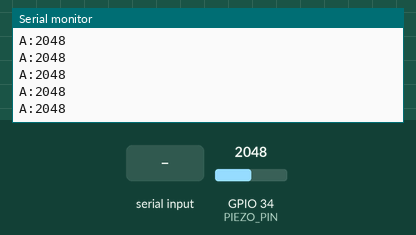
Bench run of a sketch on a simulated ESP32. Shown: the last lines printed to the serial monitor. Inputs (shaded band) come from the test bench; at power-on: GPIO 34 (PIEZO_PIN) = 2048. WiFi joins after 1.5 s; servers stay silent unless stated.

Above: at 1.4 s.
1.5 s: GPIO 34 (PIEZO_PIN) set to 2866
At 2.3 s:
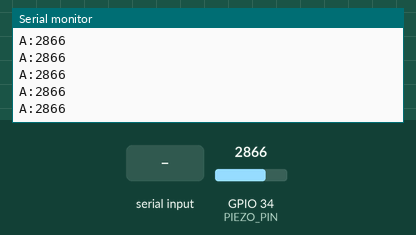
3.2 s: "CALIB\n" received over Serial
4.7 s: GPIO 34 (PIEZO_PIN) set to 3603
At 5.2 s:
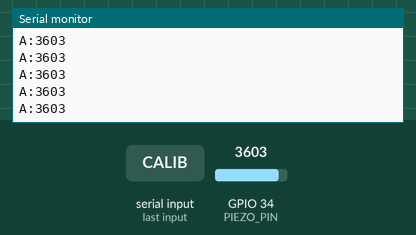
Timing chart, 0 to 7.7 s (numbered marks = the images above; inputs shaded):
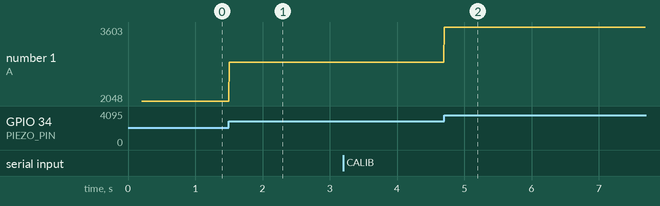

The sketch:

volter_prime_piezo.ino
```cpp
/*
 * ==============================================================================
 * BATTLEBOT TELEMETRY - VOLTER PRIME PIEZO WIRELESS SYSTEM (WI-FI + USB)
 * ==============================================================================
 * 1. Wireless Communication:
 *    - Mode 1: Robot Hotspot (AP Mode) -> Creates Wi-Fi "VOLTER_PRIME_ARENA"
 *              Connect your laptop/phone to this Wi-Fi! No cables needed!
 *    - Mode 2: Station Mode (STA) -> Connects to arena router/phone hotspot.
 *    - Protocol: Ultra-low-latency UDP Broadcast on port 41234 (<1ms latency).
 *    - Dual-Link: Simultaneously transmits over USB Serial AND Wi-Fi!
 * 2. Piezo Sensor Logic (Unchanged & Calibrated):
 *    - Pin: GPIO 34 (ADC1_CH6) with ADC_0db (3x sensitivity boost)
 *    - Sampling Rate: 40,000+ reads/sec (Continuous zero-delay loop)
 *    - 15ms Peak Latch Window for mechanical shockwaves
 *    - Dynamic Rolling Baseline Tracking (~440 ADC)
 *    - Small Damage (-1 HP): Net spike >= +350 ADC (Peak >= 850 ADC)
 *    - Critical Smash (-3 HP): Net spike >= +1100 ADC (Peak >= 1600 ADC)
 *    - Debounce Cooldown: 250ms refractory period
 * ==============================================================================
 */

#include <WiFi.h>
#include <WiFiUdp.h>

// ==========================================
// WI-FI CONFIGURATION
// ==========================================
// Set to 'true' to have the Robot generate its own Wi-Fi Hotspot (Recommended for Arena!)
// Set to 'false' to connect to an existing Wi-Fi router / mobile hotspot
#define USE_ROBOT_HOTSPOT true

// Hotspot Settings (Robot creates this Wi-Fi network)
#define AP_SSID "VOLTER_PRIME_ARENA"
#define AP_PASS "volter1234"      // Minimum 8 characters for WPA2 (or "" for open network)

// Station Settings (If USE_ROBOT_HOTSPOT is false)
#define STA_SSID "YOUR_WIFI_NAME"
#define STA_PASS "YOUR_WIFI_PASSWORD"

#define UDP_PORT 41234
#define BAUD_RATE 115200

// ==========================================
// PIEZO SENSOR CONFIGURATION (UNCHANGED)
// ==========================================
#define PIEZO_PIN 34              // ESP32 Analog Input Pin (ADC1)
#define IMPACT_WINDOW_MS 15       // 15ms shockwave integration window to capture true peak
#define HIT_COOLDOWN_MS 250       // 250ms debounce between discrete hammer strikes
#define TELEMETRY_STREAM_MS 10    // 100 updates per second stream (10ms interval)

// Calibrated impact deltas above baseline
#define NET_SMALL_DELTA 350       // +350 ADC above resting baseline (e.g. 440 + 350 = 790 ADC)
#define NET_CRIT_DELTA  1100      // +1100 ADC above resting baseline (e.g. 440 + 1100 = 1540 ADC)

// State variables
float rollingBaseline = 440.0;    // Auto-calibrating resting baseline
bool isCapturingImpact = false;
unsigned long impactStartTime = 0;
int impactWindowMax = 0;
unsigned long lastRegisteredHitTime = 0;
unsigned long lastStreamTime = 0;
int streamPeak = 0;

// Wi-Fi Objects
WiFiUDP udp;
bool wifiActive = false;
IPAddress broadcastIp(192, 168, 4, 255);

void initWiFi() {
  if (USE_ROBOT_HOTSPOT) {
    // Mode 1: Create Wi-Fi Hotspot on Robot
    WiFi.mode(WIFI_AP);
    bool apSuccess = (strlen(AP_PASS) >= 8) ? WiFi.softAP(AP_SSID, AP_PASS) : WiFi.softAP(AP_SSID);
    delay(100);
    IPAddress myIP = WiFi.softAPIP();
    broadcastIp = IPAddress(192, 168, 4, 255);
    wifiActive = true;
    udp.begin(UDP_PORT);

    Serial.println("==================================================");
    Serial.println(">>> ROBOT WI-FI ACCESS POINT ACTIVE <<<");
    Serial.print(">>> SSID: "); Serial.println(AP_SSID);
    Serial.print(">>> PASS: "); Serial.println(strlen(AP_PASS) >= 8 ? AP_PASS : "(Open Network)");
    Serial.print(">>> ROBOT IP: "); Serial.println(myIP);
    Serial.print(">>> BROADCAST IP: "); Serial.println(broadcastIp);
    Serial.print(">>> UDP PORT: "); Serial.println(UDP_PORT);
    Serial.println("==================================================");
  } else {
    // Mode 2: Connect to Existing Wi-Fi
    WiFi.mode(WIFI_STA);
    WiFi.begin(STA_SSID, STA_PASS);
    Serial.print("Connecting to Wi-Fi: ");
    Serial.println(STA_SSID);
    int retries = 0;
    while (WiFi.status() != WL_CONNECTED && retries < 20) {
      delay(250);
      Serial.print(".");
      retries++;
    }
    if (WiFi.status() == WL_CONNECTED) {
      wifiActive = true;
      broadcastIp = IPAddress(255, 255, 255, 255);
      udp.begin(UDP_PORT);
      Serial.println("\n>>> WI-FI CONNECTED! <<<");
      Serial.print(">>> IP Address: "); Serial.println(WiFi.localIP());
    } else {
      Serial.println("\n>>> Wi-Fi connection timed out. Starting Hotspot fallback... <<<");
      WiFi.mode(WIFI_AP);
      WiFi.softAP(AP_SSID, AP_PASS);
      broadcastIp = IPAddress(192, 168, 4, 255);
      wifiActive = true;
      udp.begin(UDP_PORT);
    }
  }
}

// Transmit packet over BOTH Serial (USB) and Wi-Fi UDP (Wireless)
void transmitTelemetry(const char* prefix, int val) {
  char msg[32];
  snprintf(msg, sizeof(msg), "%s:%d", prefix, val);

  // 1. USB Serial Output (if connected)
  Serial.println(msg);

  // 2. Wireless UDP Output
  if (wifiActive) {
    udp.beginPacket(broadcastIp, UDP_PORT);
    udp.println(msg);
    udp.endPacket();
  }
}

void setup() {
  Serial.begin(BAUD_RATE);
  pinMode(PIEZO_PIN, INPUT);

  // 0dB attenuation gives 3x hardware sensitivity boost (0 - 1.1V range on ESP32)
  #if defined(ESP32)
    analogSetAttenuation(ADC_0db);
  #endif

  // Initial calibration: sample 200 times to seed baseline
  long sum = 0;
  for (int i = 0; i < 200; i++) {
    sum += analogRead(PIEZO_PIN);
    delayMicroseconds(250);
  }
  rollingBaseline = (float)sum / 200.0;

  Serial.println("==================================================");
  Serial.println(">>> VOLTER PRIME HIGH-PRECISION IMPACT SYSTEM <<<");
  Serial.print(">>> CALIBRATED BASELINE: ");
  Serial.print((int)rollingBaseline);
  Serial.print(" ADC | BAUD: ");
  Serial.println(BAUD_RATE);
  Serial.println("==================================================");

  // Start Wireless Wi-Fi Link
  initWiFi();
}

void loop() {
  unsigned long now = millis();

  // 1. Ultra-fast ADC sampling (takes ~9.5 microseconds per read)
  int rawValue = analogRead(PIEZO_PIN);

  // Track peak for high-frequency oscilloscope stream
  if (rawValue > streamPeak) {
    streamPeak = rawValue;
  }

  // 2. Slow-moving rolling baseline tracking during quiet periods
  if (!isCapturingImpact && rawValue < (int)(rollingBaseline + 100)) {
    rollingBaseline = (rollingBaseline * 127.0 + rawValue) / 128.0;
  }

  int netDelta = rawValue - (int)rollingBaseline;

  // 3. Impact Detection & 15ms Window Peak Latch (Unchanged sensor logic)
  if (!isCapturingImpact) {
    // Check if real shockwave starts and cooldown has passed
    if (netDelta >= NET_SMALL_DELTA && (now - lastRegisteredHitTime > HIT_COOLDOWN_MS)) {
      isCapturingImpact = true;
      impactStartTime = now;
      impactWindowMax = rawValue;
    }
  } else {
    // Inside the 15ms impact window: latch the absolute highest mechanical shockwave peak!
    if (rawValue > impactWindowMax) {
      impactWindowMax = rawValue;
    }

    // Check if the 15ms window has completed
    if (now - impactStartTime >= IMPACT_WINDOW_MS) {
      isCapturingImpact = false;
      int truePeak = impactWindowMax;
      int netPeak = truePeak - (int)rollingBaseline;

      // Only evaluate and register if it ACTUALLY qualifies as a real impact strike
      if (netPeak >= NET_CRIT_DELTA || truePeak >= 1600) {
        // CRITICAL SMASH (-3 HP)
        lastRegisteredHitTime = now;
        transmitTelemetry("C", truePeak);
      } else if (netPeak >= NET_SMALL_DELTA || truePeak >= 850) {
        // SMALL DAMAGE (-1 HP)
        lastRegisteredHitTime = now;
        transmitTelemetry("S", truePeak);
      }

      streamPeak = 0;
    }
  }

  // 4. High-frequency continuous stream for oscilloscope (100 updates/sec)
  if (now - lastStreamTime >= TELEMETRY_STREAM_MS) {
    lastStreamTime = now;
    int sendVal = (streamPeak > 0) ? streamPeak : rawValue;

    // Fast compact packet
    transmitTelemetry("A", sendVal);

    streamPeak = 0;
  }

  // 5. Dynamic command listener from USB serial or Wi-Fi UDP
  if (Serial.available() > 0) {
    String cmd = Serial.readStringUntil('\n');
    cmd.trim();
    if (cmd == "CALIB") {
      rollingBaseline = (float)rawValue;
      Serial.print("BASELINE_RESET: ");
      Serial.println((int)rollingBaseline);
    }
  }

  // Check incoming UDP commands (e.g. CALIB over Wi-Fi)
  int packetSize = udp.parsePacket();
  if (packetSize > 0) {
    char packetBuffer[64];
    int len = udp.read(packetBuffer, 63);
    if (len > 0) {
      packetBuffer[len] = 0;
      String cmd = String(packetBuffer);
      cmd.trim();
      if (cmd == "CALIB") {
        rollingBaseline = (float)rawValue;
        transmitTelemetry("BASELINE_RESET", (int)rollingBaseline);
      }
    }
  }
}
```

Measured:
- after the input at 1.5 s, the serial monitor: prints a new line at once (image 1)
- after the input at 4.7 s, the serial monitor: prints a new line at once (image 2)
- plotted number 1: 2048 → 2866 after the input at 1.5 s, 2866 → 3603 after the input at 4.7 s
